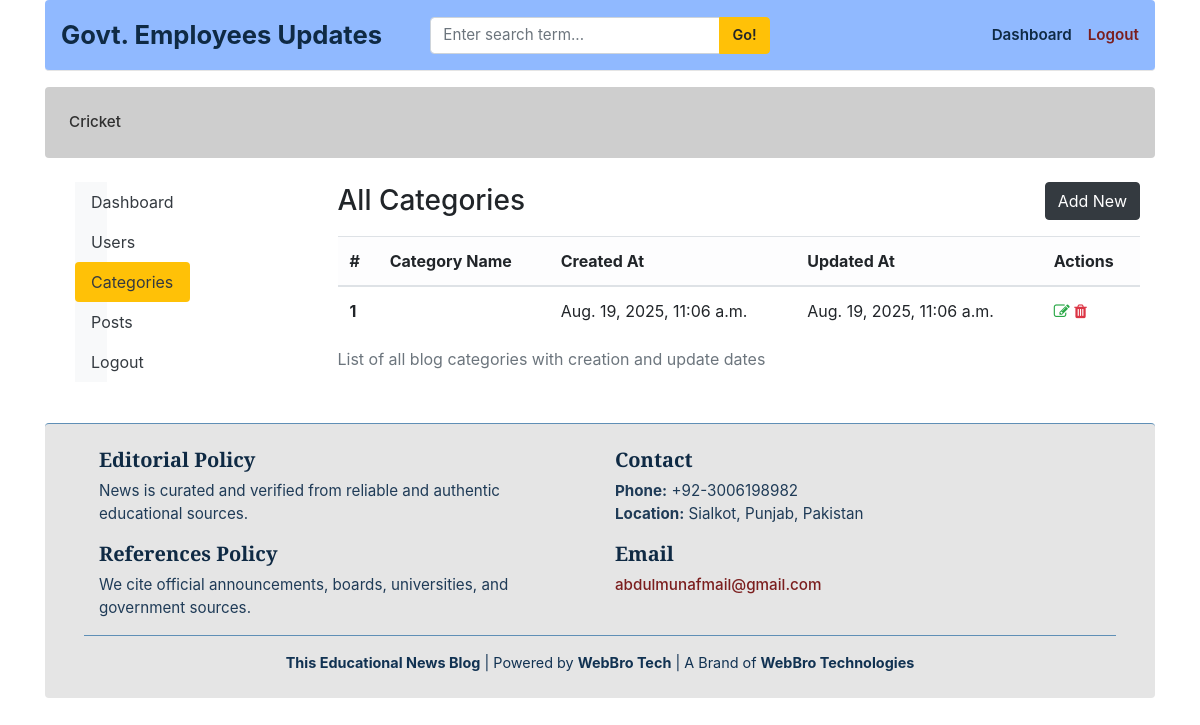
The page /dashboard/categories/ (signed in) on the database as committed earlier.
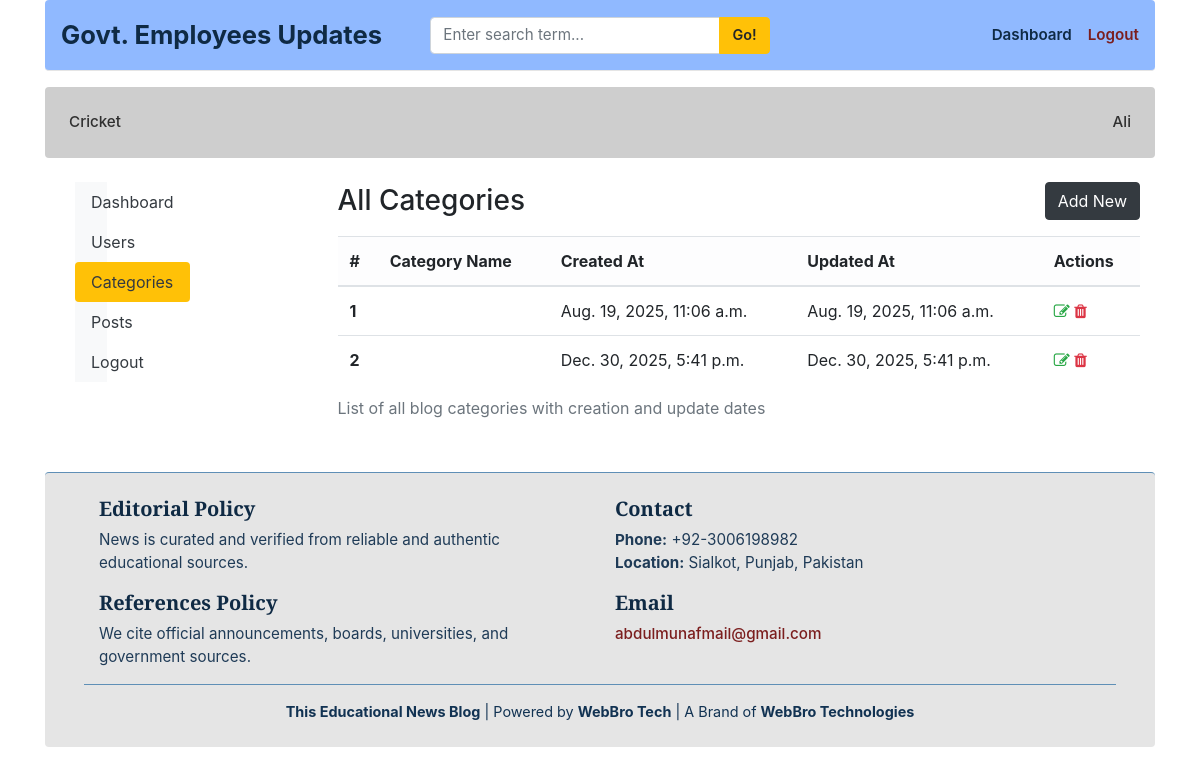
The same page on the database as committed later.
### blogs/models.py (models this page shows, shortened)
class Category(models.Model):
    category_name = models.CharField(max_length=50, unique=True)
    created_at = models.DateTimeField(auto_now_add=True)
    updated_at = models.DateTimeField(auto_now=True)
    class Meta:
        verbose_name_plural = 'Categories'

### dashboards/views.py (the view)
# urls.py: path('categories/', views.categories, name='categories'),
def categories(request):
    return render(request, 'dashboard/categories.html')

### blogs/context_processors.py (called while the page is built)
def get_categories(request):
    categories = Category.objects.all()
    return dict(categories=categories)

def get_social_links(request):
    social_links = SocialLinks.objects.all()
    return dict(social_links=social_links)

### templates/dashboard/categories.html
{% extends 'base.html' %}
{% block content %}
<main class="container-fluid mt-4" role="main">
  <div class="row">
    <aside class="col-md-3" aria-label="Dashboard Sidebar">
      {% include 'dashboard/sidebar.html' %}
    </aside>
    <section class="col-md-9">
      <header class="d-flex justify-content-between align-items-center mb-3">
        <h1 class="h3 mb-0">All Categories</h1>
        <a
          href="{% url 'add_category' %}"
          class="btn btn-dark"
          aria-label="Add New Category"
        >
          Add New
        </a>
      </header>
      <div class="table-responsive">
        <table class="table table-hover align-middle">
          <caption class="visually-hidden">
            List of all blog categories with creation and update dates
          </caption>
          <thead class="table-light">
            <tr>
              <th scope="col">#</th>
              <th scope="col">Category Name</th>
              <th scope="col">Created At</th>
              <th scope="col">Updated At</th>
              <th scope="col">Actions</th>
            </tr>
          </thead>
          <tbody>
            {% for cat in categories %}
              <tr>
                <th scope="row">{{ forloop.counter }}</th>
                <td>{{ cat.category }}</td>
                <td>{{ cat.created_at }}</td>
                <td>{{ cat.updated_at }}</td>
                <td>
                  {% if perms.auth.edit_category %}
                    <a
                      href="{% url 'edit_category' cat.id %}"
                      class="me-2 text-success"
                      aria-label="Edit category {{ cat.category }}"
                    >
                      <i class="fa fa-edit"></i>
                    </a>
                  {% endif %}
                  {% if perms.auth.delete_category %}
                    <a
                      href="{% url 'delete_category' cat.id %}"
                      class="text-danger"
                      aria-label="Delete category {{ cat.category }}"
                    >
                      <i class="fa fa-trash"></i>
                    </a>
                  {% endif %}
                </td>
              </tr>
            {% empty %}
              <tr>
                <td colspan="5" class="text-center text-muted">
                  No categories found.
                </td>
              </tr>
            {% endfor %}
          </tbody>
        </table>
      </div>
    </section>
  </div>
</main>
{% endblock %}

### templates/base.html (shortened to what the changed rows need)
{% load static %}
<!DOCTYPE html>
<html lang="en">
<head>
  <link href="https://getbootstrap.com/docs/4.0/dist/css/bootstrap.min.css" rel="stylesheet">
  <link href="{% static 'css/blog.css' %}" rel="stylesheet">
  <link rel="stylesheet"
        href="https://cdnjs.cloudflare.com/ajax/libs/font-awesome/4.7.0/css/font-awesome.min.css">
</head>
<body>
<div class="container">
  <div class="p-3 mb-3 rounded nav-scroller"
      style="background-color:#cecece;">
    <nav class="nav d-flex justify-content-between flex-wrap">
      {% for cat in categories %}
        <a href="{% url 'posts_by_category' cat.id %}"
          class="p-2 nav-link"
          style="color:#2f2f2f;
                  font-weight:500;
                  font-size:0.95rem;
                  text-decoration:none;">
          {{ cat.category_name }}
        </a>
      {% endfor %}
    </nav>
  </div>
  {% block content %}
  {% endblock %}
</div>
</body>
</html>

Rows that differ between the two databases and show on the page:
added Category: category_name "Ali", created_at "Dec. 30, 2025, 5:41 p.m.", updated_at "Dec. 30, 2025, 5:41 p.m."
